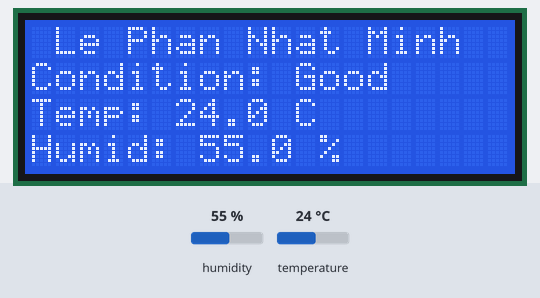
Simulated run of this sketch. Board: ESP32. Parts: 20×4 character LCD. The test bench sets the inputs (shaded band); at power-on: temperature 24 °C, humidity 55 %.

Above: at 1.2 s.
1.3 s: temperature set to 20.5 °C
At 2.8 s:
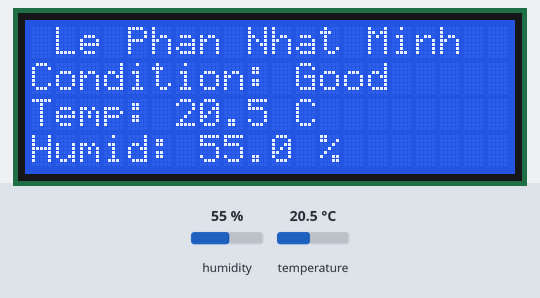
3.7 s: temperature set to 19.2 °C
At 4.9 s:
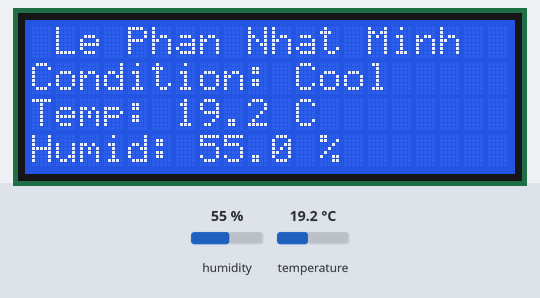
5.7 s: temperature set to 33 °C
At 7.1 s:
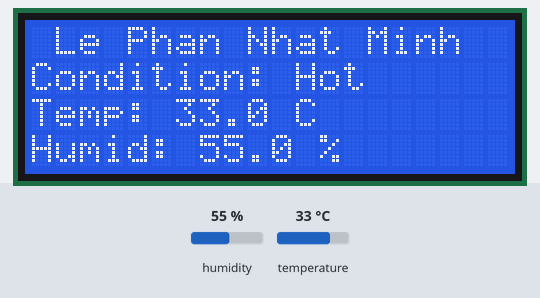
7.8 s: humidity set to 22 %
At 9.2 s:
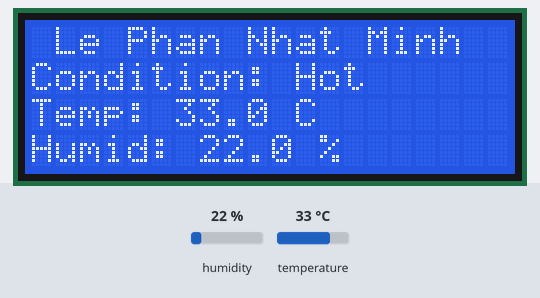
Timing chart, 0 to 10.8 s (numbered marks = the images above; inputs shaded):
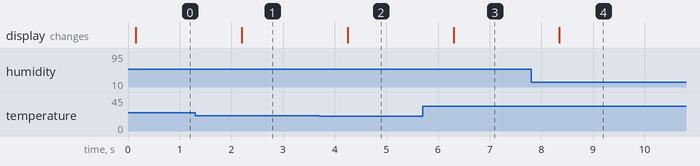

Measured:
- the behaviour switches between 20 and 19.9 °C on temperature (found by bisection; images 1 and 2)
- after the input at 1.3 s, the display: changes after 0.90 s (image 1)
- after the input at 3.7 s, the display: changes after 0.55 s (image 2)
- after the input at 5.7 s, the display: changes after 0.60 s (image 3)
- after the input at 7.8 s, the display: changes after 0.55 s (image 4)

The sketch:

update_temp_humid_to_lcd.ino
```cpp
#include <Arduino.h>
#include <Wire.h>
#include <LiquidCrystal_I2C.h>
#include <DHT20.h>

#define SDA_PIN 21
#define SCL_PIN 22

LiquidCrystal_I2C lcd(0x27, 20, 4); // LCD2004 (20 columns, 4 rows)
DHT20 DHT;

// similar to a flag but can store data
QueueHandle_t sensorQueue;

struct SensorData {
  float temperature;
  float humidity;
};

// TASK 1: Sensor (Producer)
void task_sensor(void *pvParameters) {
  SensorData data; // temp & humid package to send

  while(1) {
    DHT.read();
    data.temperature = DHT.getTemperature();
    data.humidity = DHT.getHumidity();

    // send data to queue
    xQueueSend(sensorQueue, &data, portMAX_DELAY);

    vTaskDelay(pdMS_TO_TICKS(1000));
  }
}

// --- TASK 2: LCD Update (Consumer) ---
void task_lcd(void *pvParameters) {
  SensorData receivedData; // temp & humid package recieved

  lcd.init();
  lcd.backlight();

  // print static labels once
  lcd.setCursor(1, 0);
  lcd.print("Le Phan Nhat Minh");
  lcd.setCursor(0, 2);
  lcd.print("Temp: ");
  lcd.setCursor(0, 3);
  lcd.print("Humid: ");

  while(1) {
    // wait for flag (carry data)
    if (xQueueReceive(sensorQueue, &receivedData, portMAX_DELAY) == pdTRUE) {
      // update temperature
      lcd.setCursor(6, 2);
      lcd.print(receivedData.temperature, 1); // Use local 'receivedData'
      lcd.print(" C ");

      // update condition <-temperature
      lcd.setCursor(0, 1);
      lcd.print("Condition: ");

      if (receivedData.temperature > 30.0) {
        lcd.print("Hot     ");
      }
      else if (receivedData.temperature >= 20.0 && receivedData.temperature <= 30.0) {
        lcd.print("Good    ");
      }
      else {
        lcd.print("Cool    ");
      }

      // update humidity
      lcd.setCursor(7, 3);
      lcd.print(receivedData.humidity, 1); // Use local 'receivedData'
      lcd.print(" % ");
    }
  }
}

void setup() {
  Serial.begin(115200);
  Wire.begin(SDA_PIN, SCL_PIN);
  DHT.begin();

  sensorQueue = xQueueCreate(1, sizeof(SensorData));

  xTaskCreate(task_sensor, "Sensor", 2048, NULL, 1, NULL);
  xTaskCreate(task_lcd, "LCD", 2048, NULL, 1, NULL);
}

void loop() {}
```
